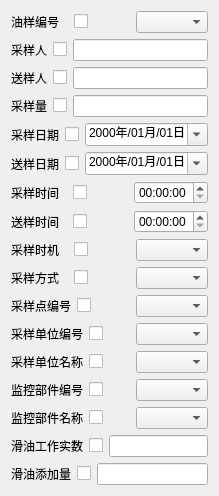
            <widget class="QWidget" name="scrollAreaWidgetContents_2">
             <property name="geometry">
              <rect>
               <x>0</x>
               <y>0</y>
               <width>217</width>
               <height>488</height>
              </rect>
             </property>
             <layout class="QVBoxLayout" name="verticalLayout_3">
              <item>
               <layout class="QHBoxLayout" name="horizontalLayout_36">
                <item>
                 <widget class="QLabel" name="label_18">
                  <property name="text">
                   <string>油样编号</string>
                  </property>
                 </widget>
                </item>
                <item>
                 <widget class="QCheckBox" name="oilsampleidChkBox">
                  <property name="text">
                   <string/>
                  </property>
                 </widget>
                </item>
                <item>
                 <widget class="QComboBox" name="oilsampleidCbBox"/>
                </item>
               </layout>
              </item>
              <item>
               <layout class="QHBoxLayout" name="horizontalLayout_25">
                <item>
                 <widget class="QLabel" name="label_28">
                  <property name="text">
                   <string>采样人</string>
                  </property>
                 </widget>
                </item>
                <item>
                 <widget class="QCheckBox" name="samplestuffChkBox">
                  <property name="text">
                   <string/>
                  </property>
                 </widget>
                </item>
                <item>
                 <widget class="QLineEdit" name="samplestuffLineEdit"/>
                </item>
               </layout>
              </item>
              <item>
               <layout class="QHBoxLayout" name="horizontalLayout_18">
                <item>
                 <widget class="QLabel" name="label_34">
                  <property name="text">
                   <string>送样人</string>
                  </property>
                 </widget>
                </item>
                <item>
                 <widget class="QCheckBox" name="sendstuffChkBox">
                  <property name="text">
                   <string/>
                  </property>
                 </widget>
                </item>
                <item>
                 <widget class="QLineEdit" name="sendstuffLineEdit"/>
                </item>
               </layout>
              </item>
              <item>
               <layout class="QHBoxLayout" name="horizontalLayout_26">
                <item>
                 <widget class="QLabel" name="label_33">
                  <property name="text">
                   <string>采样量</string>
                  </property>
                 </widget>
                </item>
                <item>
                 <widget class="QCheckBox" name="samplevolumeChkBox">
                  <property name="text">
                   <string/>
                  </property>
                 </widget>
                </item>
                <item>
                 <widget class="QLineEdit" name="samplevolumeLineEdit"/>
                </item>
               </layout>
              </item>
              <item>
               <layout class="QHBoxLayout" name="horizontalLayout_27">
                <item>
                 <widget class="QLabel" name="label_29">
                  <property name="text">
                   <string>采样日期</string>
                  </property>
                 </widget>
                </item>
                <item>
                 <widget class="QCheckBox" name="sampledateChkBox">
                  <property name="text">
                   <string/>
                  </property>
                 </widget>
                </item>
                <item>
                 <widget class="QDateEdit" name="sampledateDateEdit">
                  <property name="displayFormat">
                   <string>yyyy年/MM月/dd日</string>
                  </property>
                  <property name="calendarPopup">
                   <bool>true</bool>
                  </property>
                 </widget>
                </item>
               </layout>
              </item>
              <item>
               <layout class="QHBoxLayout" name="horizontalLayout_23">
                <item>
                 <widget class="QLabel" name="label_35">
                  <property name="text">
                   <string>送样日期</string>
                  </property>
                 </widget>
                </item>
                <item>
                 <widget class="QCheckBox" name="senddateChkBox">
                  <property name="text">
                   <string/>
                  </property>
                 </widget>
                </item>
                <item>
                 <widget class="QDateEdit" name="senddateDateEdit">
                  <property name="displayFormat">
                   <string>yyyy年/MM月/dd日</string>
                  </property>
                  <property name="calendarPopup">
                   <bool>true</bool>
                  </property>
                 </widget>
                </item>
               </layout>
              </item>
              <item>
               <layout class="QHBoxLayout" name="horizontalLayout_34">
                <item>
                 <widget class="QLabel" name="label_30">
                  <property name="text">
                   <string>采样时间</string>
                  </property>
                 </widget>
                </item>
                <item>
                 <widget class="QCheckBox" name="sampletimeChkBox">
                  <property name="text">
                   <string/>
                  </property>
                 </widget>
                </item>
                <item>
                 <widget class="QTimeEdit" name="sampletimeTimeEdit">
                  <property name="calendarPopup">
                   <bool>true</bool>
                  </property>
                 </widget>
                </item>
               </layout>
              </item>
              <item>
               <layout class="QHBoxLayout" name="horizontalLayout_29">
                <item>
                 <widget class="QLabel" name="label_36">
                  <property name="text">
                   <string>送样时间</string>
                  </property>
                 </widget>
                </item>
                <item>
                 <widget class="QCheckBox" name="sendtimeChkBox">
                  <property name="text">
                   <string/>
                  </property>
                 </widget>
                </item>
                <item>
                 <widget class="QTimeEdit" name="sendtimeTimeEdit">
                  <property name="calendarPopup">
                   <bool>true</bool>
                  </property>
                 </widget>
                </item>
               </layout>
              </item>
              <item>
               <layout class="QHBoxLayout" name="horizontalLayout_35">
                <item>
                 <widget class="QLabel" name="label_31">
                  <property name="text">
                   <string>采样时机</string>
                  </property>
                 </widget>
                </item>
                <item>
                 <widget class="QCheckBox" name="samplesituationChkBox">
                  <property name="text">
                   <string/>
                  </property>
                 </widget>
                </item>
                <item>
                 <widget class="QComboBox" name="samplesituationCbBox"/>
                </item>
               </layout>
              </item>
              <item>
               <layout class="QHBoxLayout" name="horizontalLayout_30">
                <item>
                 <widget class="QLabel" name="label_32">
                  <property name="text">
                   <string>采样方式</string>
                  </property>
                 </widget>
                </item>
                <item>
                 <widget class="QCheckBox" name="samplemethodChkBox">
                  <property name="text">
                   <string/>
                  </property>
                 </widget>
                </item>
                <item>
                 <widget class="QComboBox" name="samplemethodCbBox"/>
                </item>
               </layout>
              </item>
              <item>
               <layout class="QHBoxLayout" name="horizontalLayout_19">
                <item>
                 <widget class="QLabel" name="label_24">
                  <property name="text">
                   <string>采样点编号</string>
                  </property>
                 </widget>
                </item>
                <item>
                 <widget class="QCheckBox" name="sampleidChkBox">
                  <property name="text">
                   <string/>
                  </property>
                 </widget>
                </item>
                <item>
                 <widget class="QComboBox" name="sampleidCbBox"/>
                </item>
               </layout>
              </item>
              <item>
               <layout class="QHBoxLayout" name="horizontalLayout_16">
                <item>
                 <widget class="QLabel" name="label_19">
                  <property name="text">
                   <string>采样单位编号</string>
                  </property>
                 </widget>
                </item>
                <item>
                 <widget class="QCheckBox" name="sampledepartidChkBox">
                  <property name="text">
                   <string/>
                  </property>
                 </widget>
                </item>
                <item>
                 <widget class="QComboBox" name="sampledepartidCbBox"/>
                </item>
               </layout>
              </item>
              <item>
               <layout class="QHBoxLayout" name="horizontalLayout_28">
                <item>
                 <widget class="QLabel" name="label_27">
                  <property name="text">
                   <string>采样单位名称</string>
                  </property>
                 </widget>
                </item>
                <item>
                 <widget class="QCheckBox" name="sampledepartnameChkBox">
                  <property name="text">
                   <string/>
                  </property>
                 </widget>
                </item>
                <item>
                 <widget class="QComboBox" name="sampledepartnameCbBox"/>
                </item>
               </layout>
              </item>
              <item>
               <layout class="QHBoxLayout" name="horizontalLayout_31">
                <item>
                 <widget class="QLabel" name="label_23">
                  <property name="text">
                   <string>监控部件编号</string>
                  </property>
                 </widget>
                </item>
                <item>
                 <widget class="QCheckBox" name="monitorpartidChkBox">
                  <property name="text">
                   <string/>
                  </property>
                 </widget>
                </item>
                <item>
                 <widget class="QComboBox" name="monitorpartidCbBox"/>
                </item>
               </layout>
              </item>
              <item>
               <layout class="QHBoxLayout" name="horizontalLayout_38">
                <item>
                 <widget class="QLabel" name="label_22">
                  <property name="text">
                   <string>监控部件名称</string>
                  </property>
                 </widget>
                </item>
                <item>
                 <widget class="QCheckBox" name="monitorpartnameChkBox">
                  <property name="text">
                   <string/>
                  </property>
                 </widget>
                </item>
                <item>
                 <widget class="QComboBox" name="monitorpartnameCbBox"/>
                </item>
               </layout>
              </item>
              <item>
               <layout class="QHBoxLayout" name="horizontalLayout_21">
                <item>
                 <widget class="QLabel" name="label_25">
                  <property name="text">
                   <string>滑油工作实数</string>
                  </property>
                 </widget>
                </item>
                <item>
                 <widget class="QCheckBox" name="oilworktimeChkBox">
                  <property name="text">
                   <string/>
                  </property>
                 </widget>
                </item>
                <item>
                 <widget class="QLineEdit" name="oilworktimeLineEdit"/>
                </item>
               </layout>
              </item>
              <item>
               <layout class="QHBoxLayout" name="horizontalLayout_22">
                <item>
                 <widget class="QLabel" name="label_26">
                  <property name="text">
                   <string>滑油添加量</string>
                  </property>
                 </widget>
                </item>
                <item>
                 <widget class="QCheckBox" name="oiladditionChkBox">
                  <property name="text">
                   <string/>
                  </property>
                 </widget>
                </item>
                <item>
                 <widget class="QLineEdit" name="oiladditionLineEdit"/>
                </item>
               </layout>
              </item>
             </layout>
            </widget>
